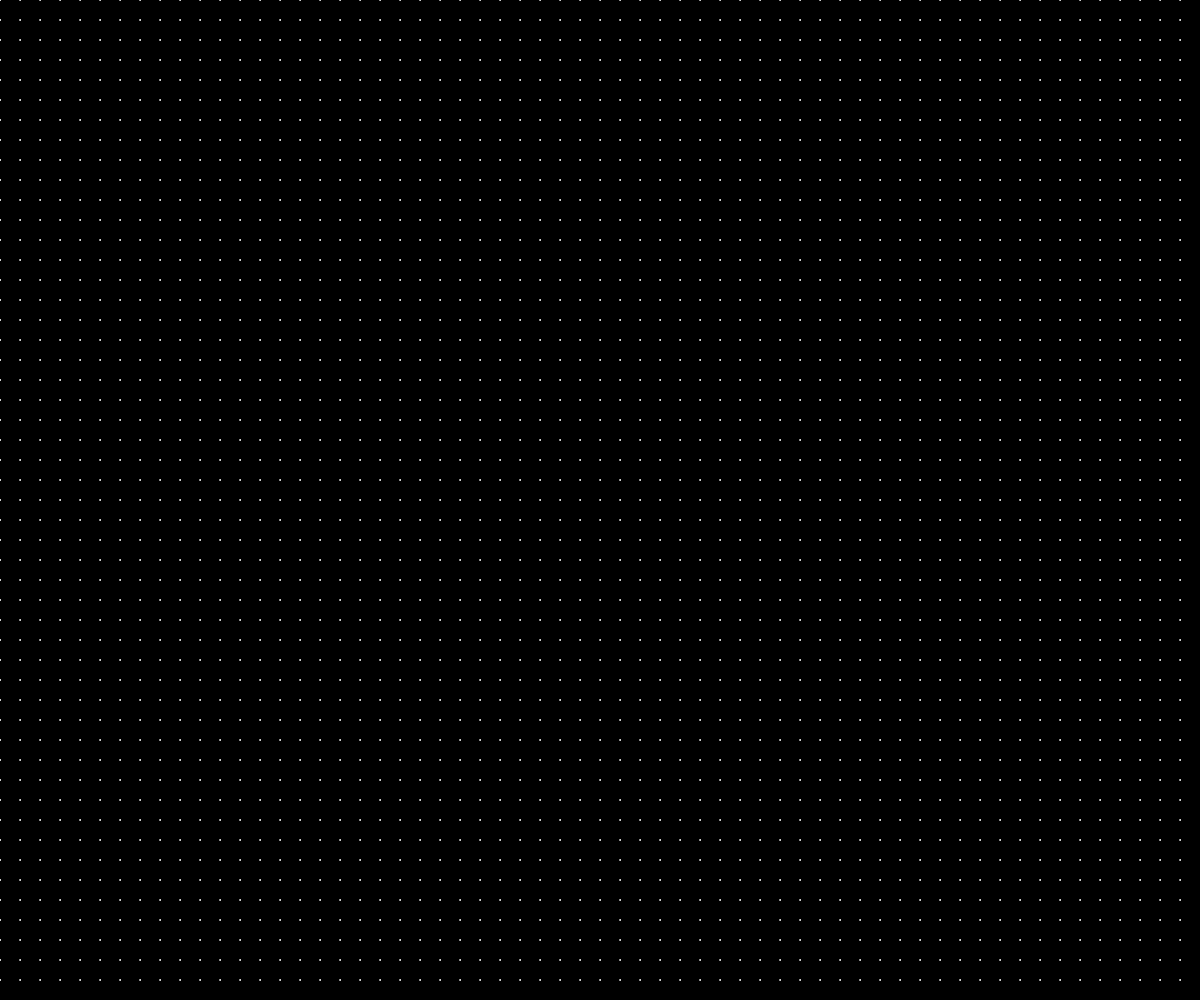
Frame 1 (no input)
Frame 60 (no input): identical to frame 1, image omitted
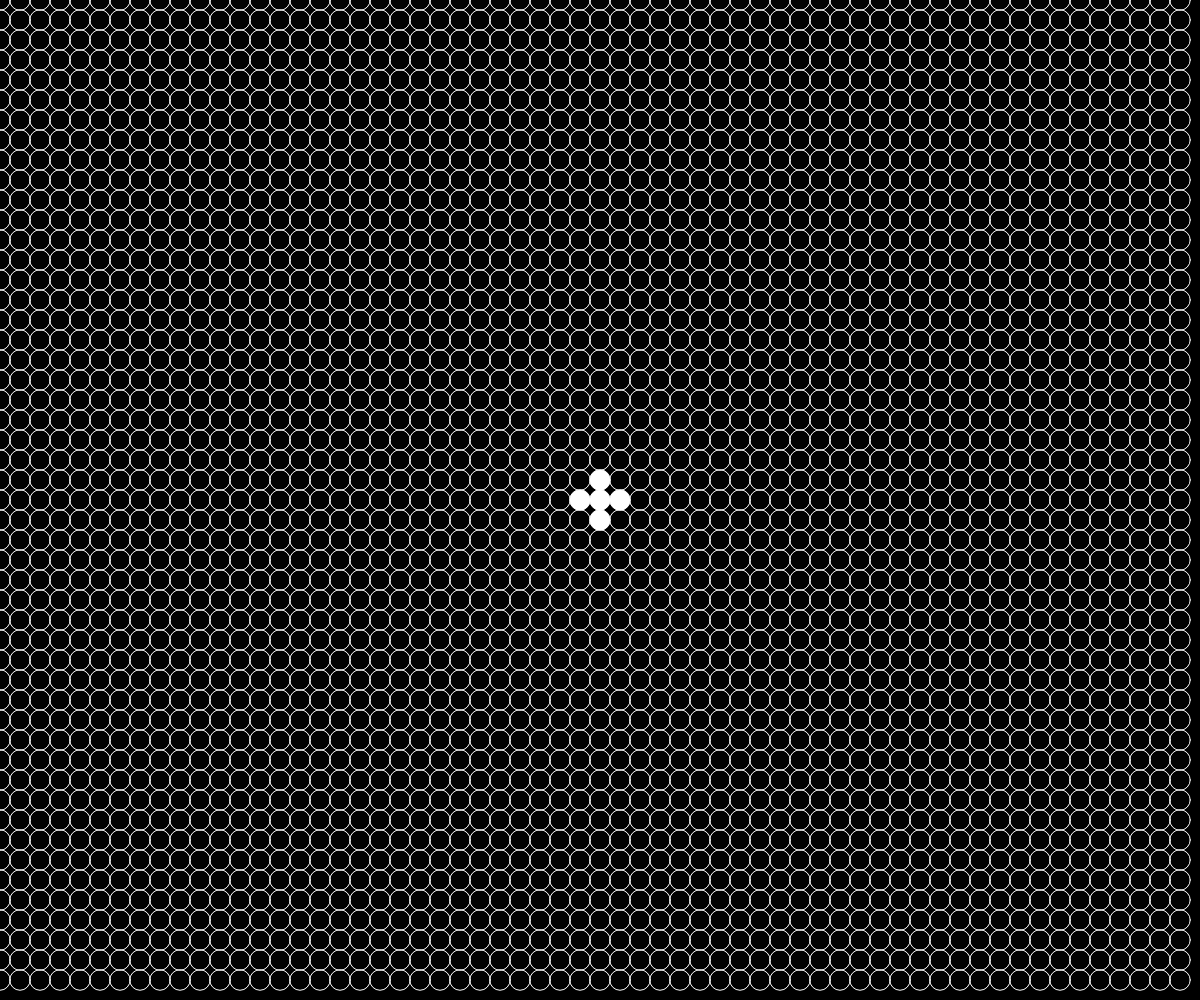
Frame 120 (the mouse pressed at the canvas centre since frame 60)

The p5.js sketch that drew these frames (run headless with seeded random() and noise() and a simulated clock; from frame 60 on, the mouse is pressed at the canvas centre):

// p5.js sketch
// ── sketch.js

var dotSize = 5
function setup() {
  createCanvas(windowWidth, windowHeight); 
}

function draw() {

  background(0);
  noFill();
  stroke(255);
  dotSize = map(mouseX, 0, width, 1, 40);
  /for every 5 pixels draw a rectangle 2x2/

  for (var x = 0; x < width; x+=20) {
    for (var y = 0; y < height; y+=20) {
      if (dist(mouseX, mouseY, x, y) < dotSize) {
        fill(255);
      }
      else {
        noFill();
      }
        ellipse(x, y, dotSize, dotSize);
        /ellipse(x, y, 2, 2);/
    }
  }


}


/*function setup() {
  createCanvas(windowWidth, windowHeight); 
}

function draw() {

  background(0);
  noFill();
  stroke(255);
  
  for (var x = 0; x < width; x+=5) {
    for (var y = 0; y < height; y+=5) {
        rect(x, y, 2, 2);
    }
  }


}*/
